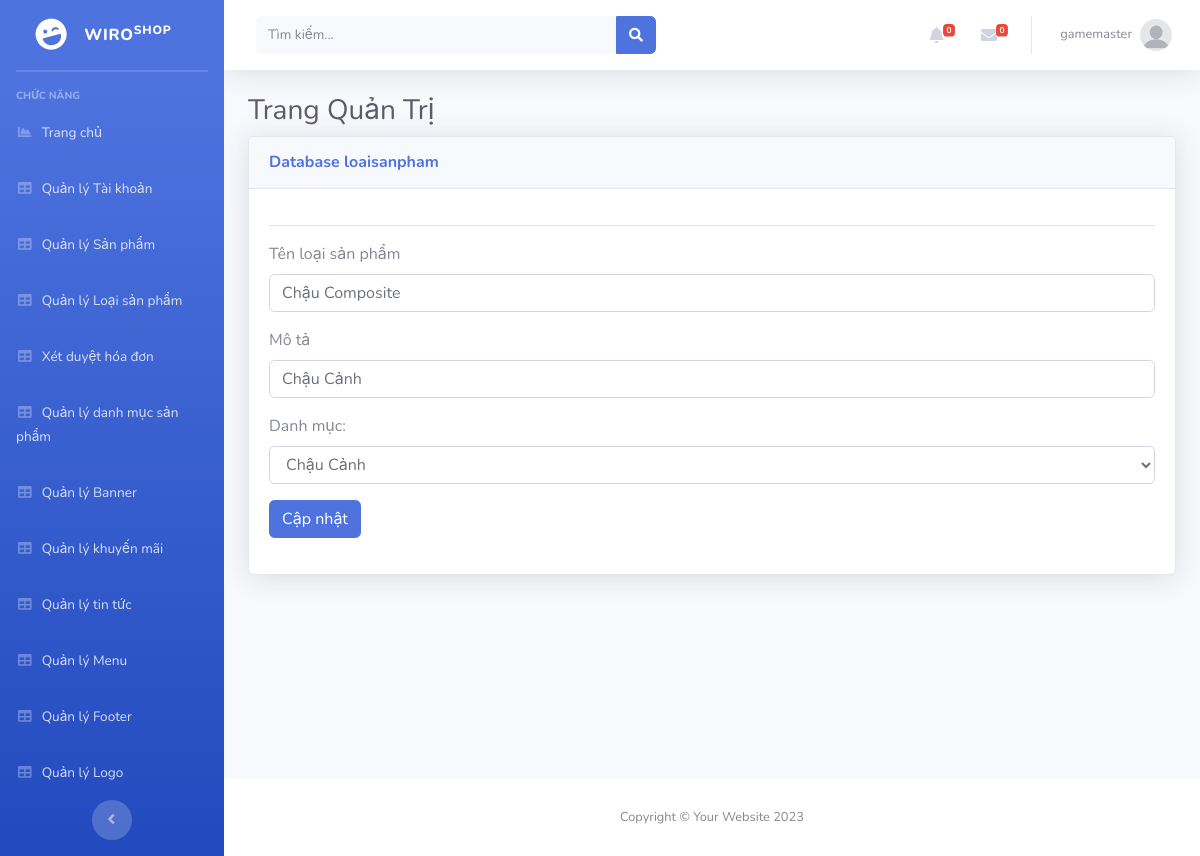
Screenshot of /Admin/index.php?mod=loaisanpham&act=edit&id=56 (signed in) with the database file from the repository.
### tables this page shows
CREATE TABLE `loaisanpham` (
  `MaLSP` int(11) NOT NULL,
  `TenLSP` varchar(70) NOT NULL,
  `HinhAnh` varchar(200) NOT NULL,
  `Mota` varchar(200) NOT NULL,
  `MaDM` int(11) NOT NULL
);

CREATE TABLE `danhmuc` (
  `MaDM` int(11) NOT NULL,
  `TenDM` varchar(255) DEFAULT NULL,
  `IconDM` varchar(30) NOT NULL
);

### Admin/MVC/controllers/LoaisanphamController.php (called while the page is built, shortened)
<?php
require_once("MVC/Models/loaisanpham.php");
class LoaisanphamController
{
	var $loaisanpham_model;
	function __construct()
	{
		$this->loaisanpham_model = new loaisanpham();
	}
	public function edit()
	{
		$id = isset($_GET['id']) ? $_GET['id'] : 5;
		$data_detail = $this->loaisanpham_model->find($id);
		$data = $this->loaisanpham_model->danhmuc();
		require_once("MVC/Views/Admin/index.php");
	}
}

### Admin/MVC/Models/connection.php (called while the page is built, shortened)
<?php
    class Connection{
        function __construct()
        {
            $severname ="localhost";
            $username ="root";
            $password ="";
            $db_name ="senda";
            $this->conn = new mysqli($severname,$username,$password,$db_name);
        }
    }
?>

### Admin/MVC/Models/model.php (called while the page is built, shortened)
<?php
require_once("connection.php");
class Model
{
    var $conn;
    var $table;
    var $contens;
    function __construct()
    {
        $conn_obj = new Connection();
        $this->conn = $conn_obj->conn;
    }
    function find($id)
    {
        $query = "select * from $this->table where $this->contens = $id";
         return $this->conn->query($query)->fetch_assoc();
    }
}

### Admin/MVC/Models/loaisanpham.php (called while the page is built, shortened)
<?php
require_once("model.php");
class loaisanpham extends Model
{
    function danhmuc(){
        $query = "select * from danhmuc ";
        require("result.php");
        return $data;
    }
}

### Admin/MVC/Models/result.php (called while the page is built)
<?php
$result = $this->conn->query($query);
$data = array();
while ($row = $result->fetch_assoc()) {
    $data[] = $row;
}
?>

### Admin/MVC/Views/loaisanpham/edit.php (the view, shortened to what this page needs)
<hr>
<table class="table table-bordered" id="dataTable" width="100%" cellspacing="0">
    <form action="?mod=loaisanpham&act=update" method="POST" role="form" enctype="multipart/form-data">
        <div class="form-group">
            <label for="">Tên loại sản phẩm</label>
            <input type="text" class="form-control" id="" placeholder="" name="TenLSP" value="<?=$data_detail['TenLSP'] ?>">
        </div>
        <div class="form-group">
            <label for="">Mô tả</label>
            <input type="text" class="form-control" id="" placeholder="" name="MoTa"  value="<?=$data_detail['Mota'] ?>">
        </div>
        <div class="form-group">
            <label for="cars">Danh mục: </label>
            <select id="" name="MaDM" class="form-control">
                <?php foreach ($data as $row) { ?>
                    <option <?= ($data_detail['MaDM'] == $row['MaDM'] ) ? 'selected' : '' ?> value="<?= $row['MaDM'] ?>"> <?=$row['TenDM']?></option>
                <?php } ?>
            </select>
        </div>
        <button type="submit" class="btn btn-primary">Cập nhật</button>
    </form>
</table>

### rows the page displays
loaisanpham: TenLSP "Chậu Composite", MoTa "Chậu Cảnh", MaDM "Chậu Cảnh"

### other values shown
$_SESSION['login']['TaiKhoan'] "gamemaster"
$mod "loaisanpham"
